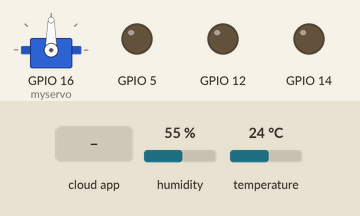
This sketch was run on a simulated ESP8266 (NodeMCU). On the bench: servo, output pins drawn as LEDs (lit = HIGH). The test bench sets the inputs (shaded band); at power-on: temperature 24 °C, humidity 55 %. WiFi joins after 1.5 s; servers stay silent unless stated; no MQTT or app messages arrive unless stated; what the sketch prints to the serial monitor is not drawn.

Above: at 2.7 s.
2.8 s: the phone or cloud app sets Light to 1
At 3.5 s:
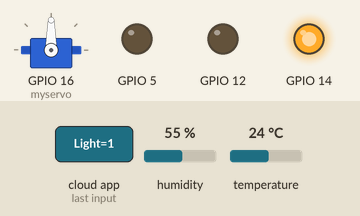
4.3 s: the phone or cloud app sets Radio to 1
At 5.5 s:
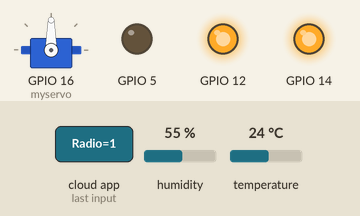
5.8 s: the phone or cloud app sets Bulb to 0
At 6.8 s:
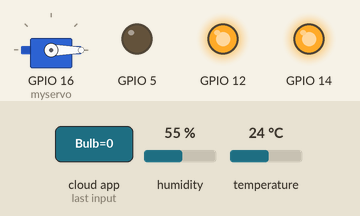
7.3 s: the phone or cloud app sets Fan to 1
At 7.8 s:
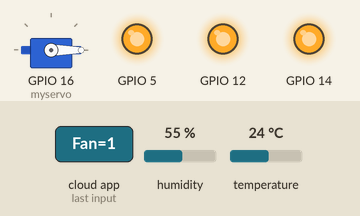
8.8 s: the phone or cloud app sets Everything to 0
At 10.0 s:
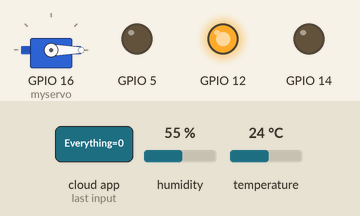
10.3 s: temperature set to 27 °C
24.3 s: temperature set to 30 °C
At 39.8 s:
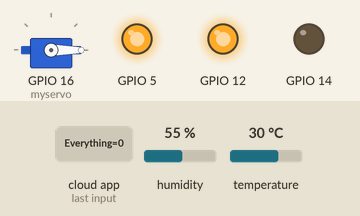
Timing chart, 0 to 40.3 s (numbered marks = the images above; inputs shaded):
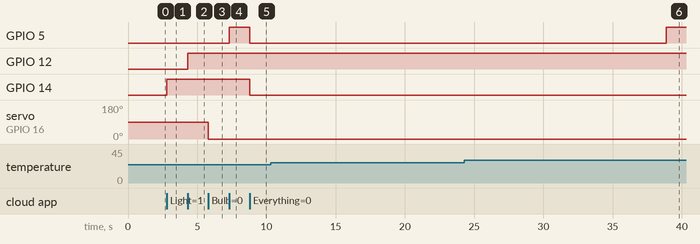

The sketch:

IOT_Home.ino
```cpp
#include <DHT.h>
#include <DHT_U.h>
#include <ESP8266WiFi.h>
#include "Adafruit_MQTT.h"
#include "Adafruit_MQTT_Client.h"

#include <Servo.h>
//#define DHTPIN            13
#define WLAN_SSID       "ssid"
#define WLAN_PASS       "pass"
#define AIO_SERVER      "io.adafruit.com"
#define AIO_SERVERPORT  8883
#define AIO_USERNAME    "username"
#define AIO_KEY         "key"
WiFiClientSecure client;
Adafruit_MQTT_Client mqtt(&client, AIO_SERVER, AIO_SERVERPORT, AIO_USERNAME, AIO_KEY);
Adafruit_MQTT_Publish Temp = Adafruit_MQTT_Publish(&mqtt, AIO_USERNAME "/feeds/Temp", MQTT_QOS_1);
Adafruit_MQTT_Publish Humidity = Adafruit_MQTT_Publish(&mqtt, AIO_USERNAME "/feeds/humidity", MQTT_QOS_1);


Adafruit_MQTT_Subscribe Everything = Adafruit_MQTT_Subscribe(&mqtt, AIO_USERNAME "/feeds/Everything", MQTT_QOS_1);
Adafruit_MQTT_Subscribe Light = Adafruit_MQTT_Subscribe(&mqtt, AIO_USERNAME "/feeds/Light", MQTT_QOS_1);
Adafruit_MQTT_Subscribe Radio = Adafruit_MQTT_Subscribe(&mqtt, AIO_USERNAME "/feeds/Radio", MQTT_QOS_1);
Adafruit_MQTT_Subscribe Bulb = Adafruit_MQTT_Subscribe(&mqtt, AIO_USERNAME "/feeds/Bulb", MQTT_QOS_1);
Adafruit_MQTT_Subscribe Fan = Adafruit_MQTT_Subscribe(&mqtt, AIO_USERNAME "/feeds/Fan", MQTT_QOS_1);


#define DHTTYPE           DHT11
DHT dht(13, DHTTYPE);
uint32_t delayMS;

void MQTT_connect();

Servo myservo;
void setup() {


  Serial.begin(115200);
  delay(10);
  myservo.attach(16);
  pinMode(14,OUTPUT);
  pinMode(12,OUTPUT);
 // pinMode(16,OUTPUT);
  pinMode(5,OUTPUT);
  Serial.println(F("HOME AUTOMATION USING MQTT AND GOOGLE ASSISTANCE VOICE CONTROL"));
  Serial.println(); Serial.println();
  Serial.print("Connecting to ");
  Serial.println(WLAN_SSID);

  WiFi.begin(WLAN_SSID, WLAN_PASS);
  while (WiFi.status() != WL_CONNECTED) {
    delay(500);
    Serial.print(".");
  }
  Serial.println();

  Serial.println("WiFi connected");
  Serial.println("IP address: "); Serial.println(WiFi.localIP());

  mqtt.subscribe(&Light);
  mqtt.subscribe(&Radio);
  mqtt.subscribe(&Bulb);
  mqtt.subscribe(&Fan);
  mqtt.subscribe(&Everything);

}


uint32_t x=0;

void loop() {

  MQTT_connect();


  Adafruit_MQTT_Subscribe *subscription;
  while ((subscription = mqtt.readSubscription(15000))) {

  if (subscription == &Everything) {
      Serial.print(F("Got_Everything: "));
      Serial.println((char *)Everything.lastread);
      uint16_t num = atoi((char *)Everything.lastread);
       digitalWrite(14,num);
    //   digitalWrite(12,num);
     //  digitalWrite(16,num);
       digitalWrite(5,num);
  }
  if (subscription == &Light) {
      Serial.print(F("Got_light: "));
      Serial.println((char *)Light.lastread);
      uint16_t num = atoi((char *)Light.lastread);
      digitalWrite(14,num);
    }
     if (subscription == &Radio) {
      Serial.print(F("Got_auto: "));
      Serial.println((char *)Radio.lastread);
      uint16_t num = atoi((char *)Radio.lastread);
      digitalWrite(12,num);
    }
     if (subscription == &Bulb) {
      Serial.print(F("Got_servo: "));
      Serial.println((char *)Bulb.lastread);
      int  servo_State = atoi((char *)Bulb.lastread);
       myservo.write(servo_State);
      //digitalWrite(16,num);
    }
     if (subscription == &Fan) {
      Serial.print(F("Got_Fan: "));
      Serial.println((char *)Fan.lastread);
      uint16_t num = atoi((char *)Fan.lastread);
      digitalWrite(5,num);
    }

  }
   // Reading temperature or humidity takes about 250 milliseconds!
  // Sensor readings may also be up to 2 seconds 'old' (its a very slow sensor)
  float h = dht.readHumidity();
  // Read temperature as Celsius (the default)
  float t = dht.readTemperature();
  // Read temperature as Fahrenheit (isFahrenheit = true)
  float f = dht.readTemperature(true);
  {if ( atoi((char *)Radio.lastread) == 1)
{
   float t = dht.readTemperature();
   Serial.print("temperature = ");
    Serial.print(t);
    Serial.println("C  ");

    if (t>=29)
   digitalWrite(5,HIGH);
   if (t<29)
   digitalWrite(5,LOW);
   else if
   ( atoi((char *)Radio.lastread) == 0)
   {digitalWrite(5,LOW);}
   }

}
  // Check if any reads failed and exit early (to try again).
  if (isnan(h) || isnan(t) || isnan(f)) {
    Serial.println("Failed to read from DHT sensor!");
    return;

  }
  if (! Humidity.publish(h)) {
    Serial.println(F("Failed"));
  } else {
    Serial.println(F("OK!"));
  }
  if (! Temp.publish(t)) {
    Serial.println(F("Failed"));
  } else {
    Serial.println(F("OK!"));
  }

}
void MQTT_connect() {
  int8_t ret;

  if (mqtt.connected()) {
    return;
  }
  Serial.print("Connecting to MQTT... ");

  uint8_t retries = 3;
  while ((ret = mqtt.connect()) != 0) {
       Serial.println(mqtt.connectErrorString(ret));
       Serial.println("Retrying MQTT connection in 5 seconds...");
       mqtt.disconnect();
       delay(10000);
       retries--;
       if (retries == 0) {
         while (1);
       }
  }
  Serial.println("MQTT Connected!");
}
```

Measured:
- the behaviour switches between 28 and 29 °C on temperature (found by bisection; images 5 and 6)
- after the input at 2.8 s, GPIO 14: LOW → HIGH at once
- after the input at 4.3 s, GPIO 12: LOW → HIGH at once
- after the input at 5.8 s, servo on GPIO 16 (myservo): 90° → 0° at once
- after the input at 7.3 s, GPIO 5: LOW → HIGH at once
- after the input at 8.8 s, GPIO 5, GPIO 14: HIGH → LOW at once
- after the input at 10.3 s, every drawn part: stays the same
- after the input at 24.3 s, GPIO 5: LOW → HIGH after 14.6 s
